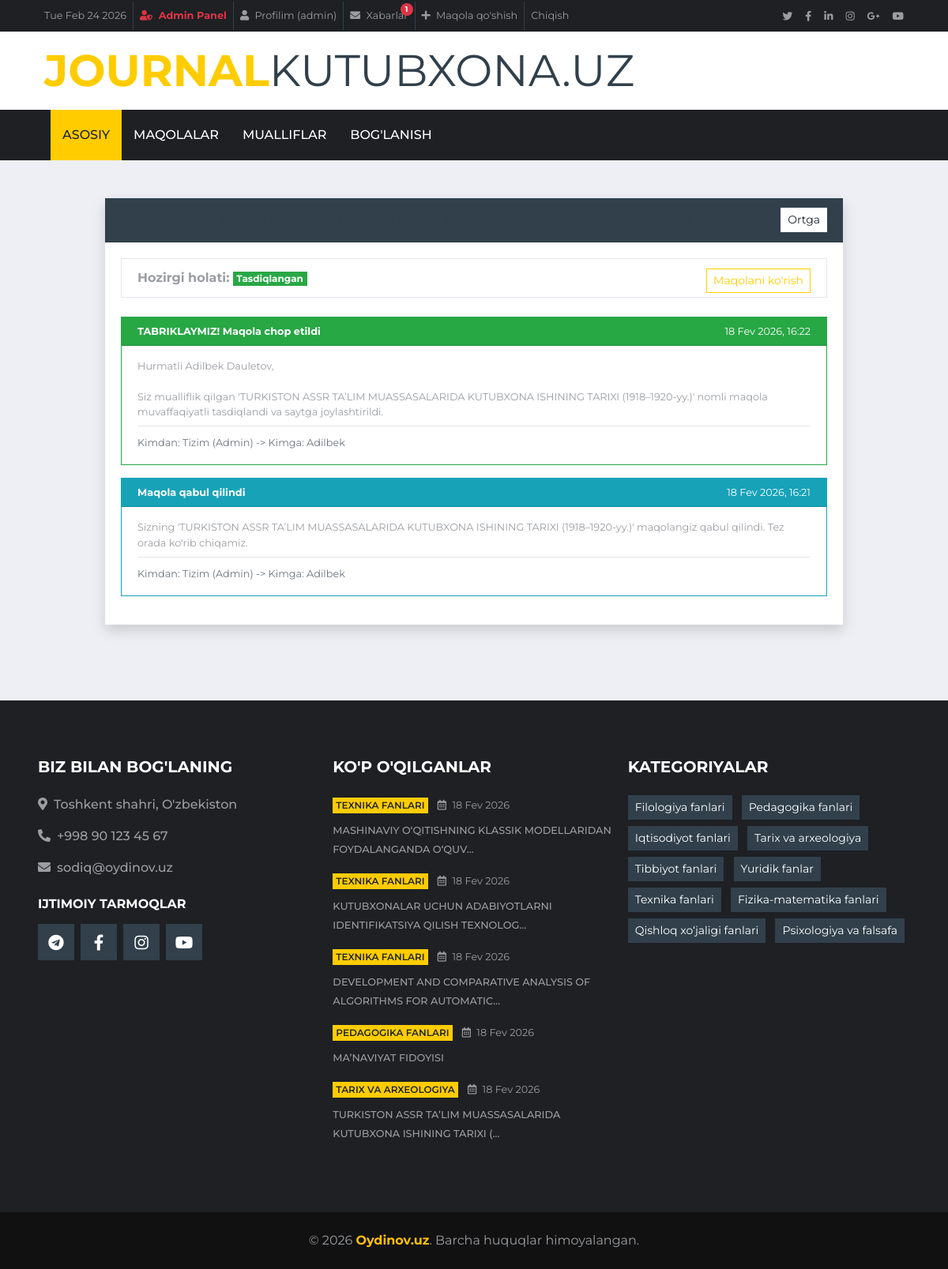
The app's page /article/turkiston-assr-talim-muassasalarida-kutubxona-ishining-tarixi-19181920-yy/history/ (signed in) with its own data.
### users/models.py (models this page shows)
class CustomUser(AbstractUser, BaseModel):
    bio = models.TextField(blank=True, null=True, verbose_name="Biografiya")
    institution = models.CharField(max_length=255, blank=True, null=True, verbose_name="Ish/O'qish joyi")
    avatar = models.ImageField(upload_to='avatars/', blank=True, null=True, verbose_name="Avatar")
    phone_number = models.CharField(max_length=20, verbose_name="Telefon raqam") # Majburiy
    telegram_username = models.CharField(max_length=50, blank=True, null=True, verbose_name="Telegram (@siz)")
    show_phone = models.BooleanField(default=False, verbose_name="Telefon raqam ko'rinsinmi?")
    show_email = models.BooleanField(default=False, verbose_name="Email ko'rinsinmi?")
    def __str__(self):
        return self.username
    class Meta:
        verbose_name = "Foydalanuvchi"
        verbose_name_plural = "Foydalanuvchilar"

### communication/models.py (models this page shows, shortened)
class Message(models.Model):
    sender = models.ForeignKey(settings.AUTH_USER_MODEL, on_delete=models.SET_NULL, null=True, blank=True, related_name='sent_messages')
    recipient = models.ForeignKey(settings.AUTH_USER_MODEL, on_delete=models.CASCADE, related_name='received_messages')
    article = models.ForeignKey(Article, on_delete=models.SET_NULL, null=True, blank=True) # Qaysi maqola haqida?
    subject = models.CharField(max_length=255) # Mavzu
    body = models.TextField() # Xabar matni
    is_read = models.BooleanField(default=False) # O'qilganmi?
    created_at = models.DateTimeField(auto_now_add=True)
    class Meta:
        ordering = ['-created_at'] # Yangilari tepada

### articles/models.py (models this page shows, shortened)
class Article(BaseModel):
    STATUS_CHOICES = [
        ('draft', 'Qoralama'),
        ('submitted', 'Yuborilgan (Moderatsiyada)'),
        ('changes_requested', 'Tahrir talab etiladi'),
        ('rejected', 'Rad etilgan'),
        ('published', 'Chop etilgan'),
    ]
    title = models.CharField(max_length=500, verbose_name="Sarlavha")
    slug = models.SlugField(max_length=500, unique=True, blank=True)
    category = models.ForeignKey(Category, on_delete=models.SET_NULL, null=True, related_name='articles')
    submitter = models.ForeignKey(settings.AUTH_USER_MODEL, on_delete=models.CASCADE, related_name='submitted_articles')
    cover_image = models.ImageField(upload_to='covers/', blank=True, null=True, verbose_name="Muqova rasmi")
    abstract = models.TextField(verbose_name="Annotatsiya")
    is_resubmission = models.BooleanField(default=False)
    original_file = models.FileField(
        upload_to='articles/%Y/%m/',
        validators=[FileExtensionValidator(allowed_extensions=['pdf', 'doc', 'docx'])],
        verbose_name="Maqola fayli"
    )
    file_hash = models.CharField(max_length=64, blank=True, unique=True, verbose_name="Fayl Xeshi")
    keywords = models.CharField(max_length=255, help_text="Vergul bilan ajratilgan")
    references = models.TextField(blank=True, null=True, verbose_name="Adabiyotlar ro'yxati")
    status = models.CharField(max_length=20, choices=STATUS_CHOICES, default='draft')
    views = models.PositiveIntegerField(default=0)
    number = models.CharField(max_length=3, null=True, blank=True, verbose_name="Maqola raqami")
    year = models.CharField(max_length=4, null=True, blank=True, verbose_name="Nashr yili")

class Category(BaseModel):
    name = models.CharField(max_length=100, verbose_name="Kategoriya nomi")
    slug = models.SlugField(unique=True)
    class Meta:
        verbose_name_plural = "Kategoriyalar"

### articles/views.py (the view)
# urls.py: path('article/<slug:slug>/history/', views.ArticleHistoryView.as_view(), name='article_history'),
@method_decorator(staff_member_required, name='dispatch')
class ArticleHistoryView(View):
    template_name = 'articles/article_history.html'
    def get(self, request, slug):
        article = get_object_or_404(Article, slug=slug)
        history_messages = Message.objects.filter(article=article).order_by('-created_at')
        return render(request, self.template_name, {
            'article': article,
            'history': history_messages
        })

### articles/context_processors.py (called while the page is built)
def footer_context(request):
    footer_popular = Article.objects.filter(status='published').order_by('-views')[:5]
    footer_categories = Category.objects.all()[:20]
    return {
        'footer_popular': footer_popular,
        'footer_categories': footer_categories,
    }

### communication/context_processors.py (called while the page is built)
def unread_messages_count(request):
    if request.user.is_authenticated:
        count = Message.objects.filter(recipient=request.user, is_read=False).count()
        return {'unread_count': count}
    return {'unread_count': 0}

### templates/articles/article_history.html (shortened to what this page needs)
{% extends 'base.html' %}
{% block content %}
<div class="container py-5">
    <div class="row justify-content-center">
        <div class="col-lg-10">
            <div class="card shadow border-0">
                <div class="card-header bg-secondary text-white d-flex justify-content-between align-items-center">
                    <h5 class="mb-0">
                        <i class="fas fa-history mr-2"></i> Maqola Tarixi: {{ article.title|truncatechars:50 }}
                    </h5>
                    <a href="{% url 'moderation_list' %}" class="btn btn-sm btn-light">Ortga</a>
                </div>
                <div class="card-body bg-light">
                    <div class="alert alert-white border mb-4">
                        <strong>Hozirgi holati:</strong>
                        {% if article.status == 'submitted' %}
                            <span class="badge badge-warning">Kutilmoqda</span>
                        {% elif article.status == 'published' %}
                            <span class="badge badge-success">Tasdiqlangan</span>
                        {% elif article.status == 'rejected' %}
                            <span class="badge badge-danger">Rad etilgan</span>
                        {% endif %}
                        <a href="{% url 'article_detail' article.slug %}" class="btn btn-sm btn-outline-primary float-right" target="_blank">Maqolani ko'rish</a>
                    </div>
                    <div class="timeline">
                        {% for msg in history %}
                        <div class="card mb-3 {% if 'RAD ETILDI' in msg.subject %}border-danger{% elif 'TABRIKLAYMIZ' in msg.subject %}border-success{% else %}border-info{% endif %}">
                            <div class="card-header py-2 d-flex justify-content-between align-items-center
                                        {% if 'RAD ETILDI' in msg.subject %}bg-danger text-white{% elif 'TABRIKLAYMIZ' in msg.subject %}bg-success text-white{% else %}bg-info text-white{% endif %}">
                                <span class="font-weight-bold small">{{ msg.subject }}</span>
                                <small>{{ msg.created_at|date:"d M Y, H:i" }}</small>
                            </div>
                            <div class="card-body py-3">
                                <p class="mb-0 small" style="white-space: pre-line;">{{ msg.body }}</p>
                                <hr class="my-2">
                                <small class="text-muted">
                                    Kimdan: {% if msg.sender %}{{ msg.sender }}{% else %}Tizim (Admin){% endif %}
                                    -> Kimga: {{ msg.recipient }}
                                </small>
                            </div>
                        </div>
                        {% empty %}
                        <div class="text-center text-muted">Hozircha tarix mavjud emas.</div>
                        {% endfor %}
                    </div>
                </div>
            </div>
        </div>
    </div>
</div>
{% endblock %}

### templates/base.html (shortened to what this page needs)
{% load static %}
<!doctype html>
<html lang="en">
  <head>
    <link
      href="https://cdnjs.cloudflare.com/ajax/libs/font-awesome/5.15.0/css/all.min.css"
      rel="stylesheet"
    />
    <link href="https://cdn.jsdelivr.net/npm/select2@4.1.0-rc.0/dist/css/select2.min.css" rel="stylesheet" />
    <link rel="stylesheet" href="https://cdn.jsdelivr.net/npm/@ttskch/select2-bootstrap4-theme@x.x.x/dist/select2-bootstrap4.min.css">
    <link href="{% static 'lib/owlcarousel/assets/owl.carousel.min.css' %}" rel="stylesheet" />
    <link href="{% static 'css/style.css' %}" rel="stylesheet" />
  </head>
</html>
<body>
  <div class="container-fluid d-none d-lg-block">
    <div class="row align-items-center bg-dark px-lg-5">
      <div class="col-lg-9">
    <nav class="navbar navbar-expand-sm bg-dark p-0">
        <ul class="navbar-nav ml-n2">
            <li class="nav-item border-right border-secondary">
                <a class="nav-link text-body small" href="#">
                </a>
            </li>
            {% if user.is_authenticated %}
            {% if user.is_staff %}
            <li class="nav-item border-right border-secondary">
                <a class="nav-link small font-weight-bold text-danger" href="{% url 'moderation_list' %}">
                    <i class="fas fa-user-shield mr-1"></i> Admin Panel
                </a>
            </li>
            {% endif %}
            <li class="nav-item border-right border-secondary">
                <a class="nav-link text-body small" href="{% url 'user_profile' user.username %}">
                    <i class="fa fa-user mr-1"></i> Profilim ({{ user.username }})
                </a>
            </li>
            <li class="nav-item border-right border-secondary position-relative">
                <a class="nav-link text-body small" href="{% url 'inbox' %}">
                    <i class="fa fa-envelope mr-1"></i> Xabarlar
                    {% if unread_count > 0 %}
                    <span class="badge badge-danger rounded-circle position-absolute"
                          style="top: 2px; right: 2px; font-size: 10px; padding: 3px 6px;">
                        {{ unread_count }}
                    </span>
                    {% endif %}
                </a>
            </li>
            <li class="nav-item border-right border-secondary">
                <a class="nav-link text-body small" href="{% url 'article_create' %}">
                    <i class="fa fa-plus mr-1"></i> Maqola qo'shish
                </a>
            </li>
            <li class="nav-item">
                <form action="{% url 'logout' %}" method="post" style="display: inline;">
                    <button type="submit" class="nav-link text-body small bg-transparent border-0" style="cursor: pointer;">
                        Chiqish
                    </button>
                </form>
            </li>
        {% endif %}
        </ul>
    </nav>
</div>
      <div class="col-lg-3 text-right d-none d-md-block">
        <nav class="navbar navbar-expand-sm bg-dark p-0">
          <ul class="navbar-nav ml-auto mr-n2">
            <li class="nav-item">
              <a class="nav-link text-body" href="#"
                ><small class="fab fa-twitter"></small
              ></a>
            </li>
            <li class="nav-item">
              <a class="nav-link text-body" href="#"
                ><small class="fab fa-facebook-f"></small
              ></a>
            </li>
            <li class="nav-item">
              <a class="nav-link text-body" href="#"
                ><small class="fab fa-linkedin-in"></small
              ></a>
            </li>
            <li class="nav-item">
              <a class="nav-link text-body" href="#"
                ><small class="fab fa-instagram"></small
              ></a>
            </li>
            <li class="nav-item">
              <a class="nav-link text-body" href="#"
                ><small class="fab fa-google-plus-g"></small
              ></a>
            </li>
            <li class="nav-item">
              <a class="nav-link text-body" href="#"
                ><small class="fab fa-youtube"></small
              ></a>
            </li>
          </ul>
        </nav>
      </div>
    </div>
    <div class="row align-items-center bg-white py-3 px-lg-5">
      <div class="col-lg-4">
        <a href="{% url 'index' %}" class="navbar-brand p-0 d-none d-lg-block">
          <h1 class="m-0 display-4 text-uppercase text-primary">
            Journal<span class="text-secondary font-weight-normal">kutubxona.uz</span>
          </h1>
        </a>
      </div>
    </div>
  </div>
  <div class="container-fluid p-0">
    <nav
      class="navbar navbar-expand-lg bg-dark navbar-dark py-2 py-lg-0 px-lg-5"
    >
      <div
        class="collapse navbar-collapse justify-content-between px-0 px-lg-3"
        id="navbarCollapse"
      >
        <div class="navbar-nav mr-auto py-0">
          <a href="{% url 'index' %}" class="nav-item nav-link active">Asosiy</a>
          <a href="{% url 'article_list' %}" class="nav-item nav-link">Maqolalar</a>
          <a href="{% url 'author_list' %}" class="nav-item nav-link">Mualliflar</a>
          <a href="{% url 'contact' %}" class="nav-item nav-link">Bog'lanish</a>
        </div>
      </div>
    </nav>
  </div>
  {% block content %}
  {% endblock content %}
<div class="container-fluid bg-dark pt-5 px-sm-3 px-md-5 mt-5">
    <div class="row py-4">
        <div class="col-lg-4 col-md-6 mb-5">
            <h5 class="mb-4 text-white text-uppercase font-weight-bold">
                Biz bilan bog'laning
            </h5>
            <p class="font-weight-medium">
                <i class="fa fa-map-marker-alt mr-2"></i>Toshkent shahri, O'zbekiston
            </p>
            <p class="font-weight-medium">
                <i class="fa fa-phone-alt mr-2"></i>+998 90 123 45 67
            </p>
            <p class="font-weight-medium">
                <i class="fa fa-envelope mr-2"></i>sodiq@oydinov.uz
            </p>
            <h6 class="mt-4 mb-3 text-white text-uppercase font-weight-bold">
                Ijtimoiy tarmoqlar
            </h6>
            <div class="d-flex justify-content-start">
                <a class="btn btn-lg btn-secondary btn-lg-square mr-2" href="#"><i class="fab fa-telegram"></i></a>
                <a class="btn btn-lg btn-secondary btn-lg-square mr-2" href="#"><i class="fab fa-facebook-f"></i></a>
                <a class="btn btn-lg btn-secondary btn-lg-square mr-2" href="#"><i class="fab fa-instagram"></i></a>
                <a class="btn btn-lg btn-secondary btn-lg-square" href="#"><i class="fab fa-youtube"></i></a>
            </div>
        </div>
        <div class="col-lg-4 col-md-6 mb-5">
            <h5 class="mb-4 text-white text-uppercase font-weight-bold">
                Ko'p o'qilganlar
            </h5>
            {% for article in footer_popular %}
            <div class="mb-3">
                <div class="mb-2">
                    <a class="badge badge-primary text-uppercase font-weight-semi-bold p-1 mr-2" href="{% url 'article_list' %}?category={{ article.category.id }}">
                        {{ article.category.name }}
                    </a>
                    <span class="text-body small"><i class="far fa-calendar-alt mr-1"></i> {{ article.created_at|date:"d M Y" }}</span>
                </div>
                <a class="small text-body text-uppercase font-weight-medium" href="{% url 'article_detail' article.slug %}">
                    {{ article.title|truncatechars:65 }}
                </a>
            </div>
            {% empty %}
                <p class="text-muted">Hozircha maqolalar yo'q.</p>
            {% endfor %}
        </div>
        <div class="col-lg-4 col-md-6 mb-5">
            <h5 class="mb-4 text-white text-uppercase font-weight-bold">
                Kategoriyalar
            </h5>
            <div class="m-n1">
                {% for cat in footer_categories %}
                    <a href="{% url 'article_list' %}?category={{ cat.id }}" class="btn btn-sm btn-secondary m-1">
                        {{ cat.name }}
                    </a>
                {% empty %}
                    <span class="text-muted">Kategoriyalar mavjud emas</span>
                {% endfor %}
            </div>
        </div>
    </div>
</div>
<div class="container-fluid py-4 px-sm-3 px-md-5" style="background: #111111">
    <p class="m-0 text-center">
        &copy; 2026 <a href="{% url 'index' %}" class="text-warning font-weight-bold">Oydinov.uz</a>. Barcha huquqlar himoyalangan.
        <br>
    </p>
</div>
</body>
</html>

### records on screen
CustomUser: username "admin"
Message: subject "TABRIKLAYMIZ! Maqola chop etildi", created_at "18 Fev 2026, 16:22", body "Hurmatli Adilbek Dauletov, Siz mualliflik qilgan 'TURKISTON ASSR TA’LIM MUASSASALARIDA KUTUBXONA ISHINING TARIXI (1918–1920-yy.)' nomli maqola muvaffaqiyatli tasdiqlandi va saytga joylashtirildi.", shows "Tizim (Admin)", recipient "Adilbek"
Message: subject "Maqola qabul qilindi", created_at "18 Fev 2026, 16:21", body "Sizning 'TURKISTON ASSR TA’LIM MUASSASALARIDA KUTUBXONA ISHINING TARIXI (1918–1920-yy.)' maqolangiz qabul qilindi. Tez orada ko'rib chiqamiz.", shows "Tizim (Admin)", recipient "Adilbek"
Article: category.name "TEXNIKA FANLARI", created_at "18 Fev 2026", title "MASHINAVIY O‘QITISHNING KLASSIK MODELLARIDAN FOYDALANGANDA O‘QUV…"
Article: category.name "TEXNIKA FANLARI", created_at "18 Fev 2026", title "KUTUBXONALAR UCHUN ADABIYOTLARNI IDENTIFIKATSIYA QILISH TEXNOLOG…"
Article: category.name "TEXNIKA FANLARI", created_at "18 Fev 2026", title "DEVELOPMENT AND COMPARATIVE ANALYSIS OF ALGORITHMS FOR AUTOMATIC…"
Article: category.name "PEDAGOGIKA FANLARI", created_at "18 Fev 2026", title "MA’NAVIYAT FIDOYISI"
Article: category.name "TARIX VA ARXEOLOGIYA", created_at "18 Fev 2026", title "TURKISTON ASSR TA’LIM MUASSASALARIDA KUTUBXONA ISHINING TARIXI (…"
Category: name "Filologiya fanlari"
Category: name "Pedagogika fanlari"
Category: name "Iqtisodiyot fanlari"
Category: name "Tarix va arxeologiya"
Category: name "Tibbiyot fanlari"
Category: name "Yuridik fanlar"
Category: name "Texnika fanlari"
Category: name "Fizika-matematika fanlari"
Category: name "Qishloq xo‘jaligi fanlari"
Category: name "Psixologiya va falsafa"

### other values on screen
{{ unread_count }} "1"
